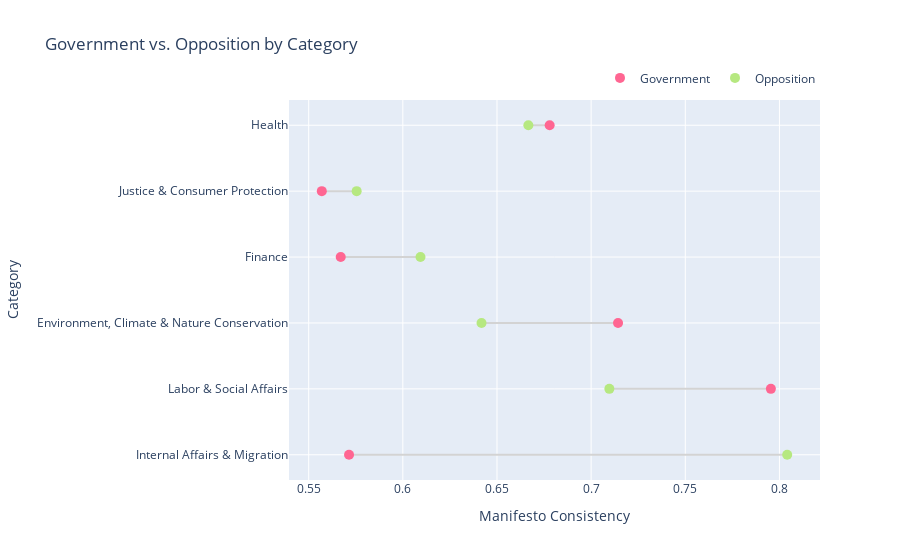

The notebook cell saved with this chart:
### Code cell
import plotly.graph_objects as go


df = (
    predictions.groupby(["is_governing", "category"])["vote_correct"]
    .mean()
    .to_frame()
    .reset_index()
    .sort_values(by=["is_governing", "vote_correct"], ascending=[True, False])
)

votes_per_category = predictions.groupby("category")["vote_id"].nunique()
statistically_relevant = votes_per_category[votes_per_category > 10].index
df = df[df["category"].isin(statistically_relevant)]

# assume df is your DataFrame
# sort categories so the largest gaps stand out (optional)
# you could sort by abs difference:
diffs = df.pivot(index="category", columns="is_governing", values="vote_correct")
diffs["gap"] = (diffs[True] - diffs[False]).abs()
ordered_cats = diffs.sort_values("gap", ascending=False).index.tolist()
df["category"] = pd.Categorical(df["category"], categories=ordered_cats, ordered=True)

fig = go.Figure()

# add a line for each category
for cat in ordered_cats:
    sub = df[df["category"] == cat]
    fig.add_trace(
        go.Scatter(
            x=sub["vote_correct"],
            y=[cat, cat],
            mode="lines",
            line=dict(color="lightgray"),
            showlegend=False,
            hoverinfo="none",
        )
    )

# add the two sets of points
fig.add_trace(
    go.Scatter(
        x=df[df["is_governing"] == True]["vote_correct"],
        y=df[df["is_governing"] == True]["category"],
        mode="markers",
        name="Government",
        marker=dict(symbol="circle", size=10),
    )
)
fig.add_trace(
    go.Scatter(
        x=df[df["is_governing"] == False]["vote_correct"],
        y=df[df["is_governing"] == False]["category"],
        mode="markers",
        name="Opposition",
        marker=dict(symbol="circle", size=10),
    )
)

fig.update_layout(
    title="Government vs. Opposition by Category",
    xaxis_title="Manifesto Consistency",
    yaxis_title="Category",
    legend=dict(orientation="h", yanchor="bottom", y=1.02, xanchor="right", x=1),
)

fig.show()

### Figure 1 — Plotly figure (JSON) as saved in the notebook; plotly's stock layout.template omitted (floating-point values rounded to 4 significant figures)
{"data": [{"hoverinfo": "none", "line": {"color": "lightgray"}, "mode": "lines", "showlegend": false, "type": "scatter", "x": [0.8041, 0.5714], "y": ["Internal Affairs & Migration", "Internal Affairs & Migration"]}, {"hoverinfo": "none", "line": {"color": "lightgray"}, "mode": "lines", "showlegend": false, "type": "scatter", "x": [0.7097, 0.7955], "y": ["Labor & Social Affairs", "Labor & Social Affairs"]}, {"hoverinfo": "none", "line": {"color": "lightgray"}, "mode": "lines", "showlegend": false, "type": "scatter", "x": [0.6418, 0.7143], "y": ["Environment, Climate & Nature Conservation", "Environment, Climate & Nature Conservation"]}, {"hoverinfo": "none", "line": {"color": "lightgray"}, "mode": "lines", "showlegend": false, "type": "scatter", "x": [0.6094, 0.567], "y": ["Finance", "Finance"]}, {"hoverinfo": "none", "line": {"color": "lightgray"}, "mode": "lines", "showlegend": false, "type": "scatter", "x": [0.5755, 0.557], "y": ["Justice & Consumer Protection", "Justice & Consumer Protection"]}, {"hoverinfo": "none", "line": {"color": "lightgray"}, "mode": "lines", "showlegend": false, "type": "scatter", "x": [0.6667, 0.678], "y": ["Health", "Health"]}, {"marker": {"size": 10, "symbol": "circle"}, "mode": "markers", "name": "Government", "type": "scatter", "x": [0.7955, 0.7143, 0.678, 0.5714, 0.567, 0.557], "y": ["Labor & Social Affairs", "Environment, Climate & Nature Conservation", "Health", "Internal Affairs & Migration", "Finance", "Justice & Consumer Protection"]}, {"marker": {"size": 10, "symbol": "circle"}, "mode": "markers", "name": "Opposition", "type": "scatter", "x": [0.8041, 0.7097, 0.6667, 0.6418, 0.6094, 0.5755], "y": ["Internal Affairs & Migration", "Labor & Social Affairs", "Health", "Environment, Climate & Nature Conservation", "Finance", "Justice & Consumer Protection"]}], "layout": {"legend": {"orientation": "h", "x": 1, "xanchor": "right", "y": 1.02, "yanchor": "bottom"}, "title": {"text": "Government vs. Opposition by Category"}, "xaxis": {"title": {"text": "Manifesto Consistency"}}, "yaxis": {"title": {"text": "Category"}}}}
